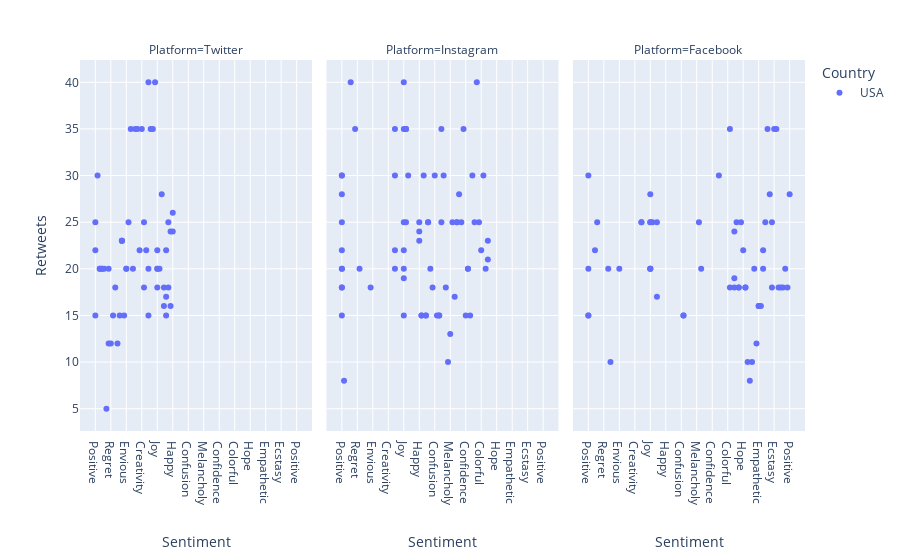

Write notebook code for a chart like this one.
### Code cell
import plotly.express as px
import ipywidgets as widgets
from IPython.display import display

df = pd.read_csv('C:\\Users\\avaan\\Downloads\\archive (1)\\sentimentdataset.csv')
df.Country = df.Country.str.strip()
df.Platform = df.Platform.str.strip()
# Create the interactive widget (Dropdown for Country selection)
country_selector = widgets.Dropdown(
    options=df['Country'].unique(),
    description='Country:',
    value=df['Country'].unique()[0]
)

# Function to update the plot based on widget input
def update_plot(selected_country):
    filtered_df = df[df['Country'] == selected_country]
    
    # Add this line to capture the selected country in a variable
    selected_country_variable = selected_country

    fig = px.scatter(filtered_df, x="Sentiment", y="Retweets", color="Country", facet_col="Platform")
    fig.show()

# Create an interactive output widget
out = widgets.interactive_output(update_plot, {'selected_country': country_selector})

# Display the widget and the output plot
display(country_selector, out)

### Figure 1 — Plotly figure (JSON) as saved in the notebook; plotly's stock layout.template omitted (floating-point values rounded to 4 significant figures)
{"data": [{"hovertemplate": "Country=USA<br>Platform=Twitter<br>Sentiment=%{x}<br>Retweets=%{y}<extra></extra>", "legendgroup": "USA", "marker": {"color": "#636efa", "symbol": "circle"}, "mode": "markers", "name": "USA", "orientation": "v", "showlegend": true, "type": "scatter", "x": [" Positive  ", " Negative  ", " Positive  ", " Positive  ", " Admiration   ", " Kind         ", " Admiration   ", " Kind         ", " Elation       ", " Despair         ", " Frustration ", " Regret         ", " Curiosity       ", " Determination   ", " Nostalgia       ", " Zest ", " Proud ", " Proud ", " Proud ", " Loneliness ", " Envious ", " Envious ", " Satisfaction  ", " Wonderment    ", " Despair ", " Love ", " Energy ", " Charm ", " Creativity ", " Pride ", " Iconic ", " Excitement ", " Inspiration ", " Adventure ", " Mesmerizing ", " Excitement ", " Frustration ", " Excitement ", " Pride ", " Joy ", " Contentment ", " Joy ", " Joy ", " Mischievous ", " Embarrassed ", " Joy ", " Embarrassed ", " Sad ", " Sad ", " Sad ", " Bad ", " Bad ", " Hate ", " Hate ", " Happy ", " Happy "], "xaxis": "x", "y": [15, 30, 22, 25, 20, 20, 20, 20, 20, 5, 12, 12, 15, 18, 12, 15, 23, 23, 23, 15, 20, 20, 25, 35, 20, 35, 35, 22, 35, 18, 22, 40, 35, 35, 40, 15, 20, 20, 25, 22, 20, 20, 20, 28, 18, 18, 16, 15, 17, 22, 18, 25, 16, 24, 24, 26], "yaxis": "y"}, {"hovertemplate": "Country=USA<br>Platform=Instagram<br>Sentiment=%{x}<br>Retweets=%{y}<extra></extra>", "legendgroup": "USA", "marker": {"color": "#636efa", "symbol": "circle"}, "mode": "markers", "name": "USA", "orientation": "v", "showlegend": false, "type": "scatter", "x": [" Positive  ", " Positive  ", " Positive  ", " Positive  ", " Negative  ", " Positive  ", " Positive  ", " Positive  ", " Positive  ", " Positive  ", " Positive  ", " Fear         ", " Happiness    ", " Affection    ", " Surprise     ", " Anticipation ", " Fear         ", " Affection    ", " Surprise     ", " Excitement   ", " Confusion ", " Euphoria      ", " Enthusiasm    ", " Empowerment   ", " Gratitude     ", " Enthusiasm    ", " Reverence ", " Despair      ", " Curiosity       ", " Melancholy      ", " Serenity        ", " Curiosity ", " Playful ", " Playful ", " Loneliness ", " Awe           ", " Admiration    ", " Empowerment   ", " Reflection    ", " Confidence    ", " Elation       ", " Whimsy        ", " Whimsy        ", " Heartbreak    ", " Joy ", " Enchantment ", " Awe ", " Excitement ", " Emotion ", " Celebration ", " Colorful ", " Frustration ", " Excitement ", " Contentment ", " Contentment ", " Joy ", " Joy ", " Joy ", " Excitement ", " Contentment ", " Gratitude ", " Relief ", " Joy ", " Mischievous ", " Joy ", " Joy ", " Excitement ", " Neutral ", " Neutral ", " Happy ", " Happy ", " Happy "], "xaxis": "x2", "y": [20, 15, 22, 28, 8, 30, 25, 18, 30, 20, 18, 15, 30, 15, 25, 20, 15, 15, 25, 18, 30, 15, 15, 25, 30, 15, 18, 10, 20, 13, 25, 17, 25, 25, 18, 28, 25, 35, 35, 15, 40, 20, 20, 15, 40, 30, 25, 35, 40, 25, 22, 35, 22, 35, 25, 35, 20, 25, 30, 35, 30, 20, 22, 30, 15, 19, 20, 23, 21, 23, 25, 24], "yaxis": "y2"}, {"hovertemplate": "Country=USA<br>Platform=Facebook<br>Sentiment=%{x}<br>Retweets=%{y}<extra></extra>", "legendgroup": "USA", "marker": {"color": "#636efa", "symbol": "circle"}, "mode": "markers", "name": "USA", "orientation": "v", "showlegend": false, "type": "scatter", "x": [" Positive  ", " Neutral   ", " Positive  ", " Positive  ", " Positive  ", " Bitter       ", " Enjoyment    ", " Bitter       ", " Kind         ", " Hope          ", " Euphoria      ", " Compassion    ", " Elation       ", " Euphoria      ", " Compassion    ", " Frustration     ", " Jealousy    ", " Nostalgia       ", " Numbness        ", " Serenity        ", " Determination   ", " Grateful ", " Hopeful ", " Empathetic ", " Empathetic ", " Jealous ", " Envious ", " Overwhelmed ", " Overwhelmed ", " Overwhelmed   ", " Resilience   ", " Darkness     ", " Grief ", " Grief ", " Enchantment ", " Joy ", " Ecstasy ", " Euphoria ", " Gratitude ", " Triumph ", " Pressure ", " Celestial Wonder ", " Indifference ", " Surprise ", " Curiosity ", " Contentment ", " Gratitude ", " Joy ", " Joy ", " Excitement ", " Joy ", " Positive ", " Joy ", " Excitement ", " Embarrassed ", " Joy ", " Embarrassed ", " Neutral ", " Neutral ", " Neutral "], "xaxis": "x3", "y": [20, 25, 15, 30, 15, 18, 25, 18, 22, 22, 15, 18, 25, 15, 18, 10, 8, 10, 10, 25, 20, 20, 12, 16, 16, 16, 20, 20, 22, 25, 35, 28, 18, 25, 30, 28, 35, 35, 18, 18, 18, 18, 20, 18, 20, 25, 35, 25, 20, 25, 25, 28, 20, 25, 25, 20, 17, 24, 19, 18], "yaxis": "y3"}], "layout": {"annotations": [{"font": {}, "showarrow": false, "text": "Platform=Twitter", "x": 0.16, "xanchor": "center", "xref": "paper", "y": 1, "yanchor": "bottom", "yref": "paper"}, {"font": {}, "showarrow": false, "text": "Platform=Instagram", "x": 0.5, "xanchor": "center", "xref": "paper", "y": 1, "yanchor": "bottom", "yref": "paper"}, {"font": {}, "showarrow": false, "text": "Platform=Facebook", "x": 0.84, "xanchor": "center", "xref": "paper", "y": 1, "yanchor": "bottom", "yref": "paper"}], "legend": {"title": {"text": "Country"}, "tracegroupgap": 0}, "margin": {"t": 60}, "xaxis": {"anchor": "y", "domain": [0, 0.32], "title": {"text": "Sentiment"}}, "xaxis2": {"anchor": "y2", "domain": [0.34, 0.66], "matches": "x", "title": {"text": "Sentiment"}}, "xaxis3": {"anchor": "y3", "domain": [0.68, 1.0], "matches": "x", "title": {"text": "Sentiment"}}, "yaxis": {"anchor": "x", "domain": [0, 1], "title": {"text": "Retweets"}}, "yaxis2": {"anchor": "x2", "domain": [0, 1], "matches": "y", "showticklabels": false}, "yaxis3": {"anchor": "x3", "domain": [0, 1], "matches": "y", "showticklabels": false}}}
